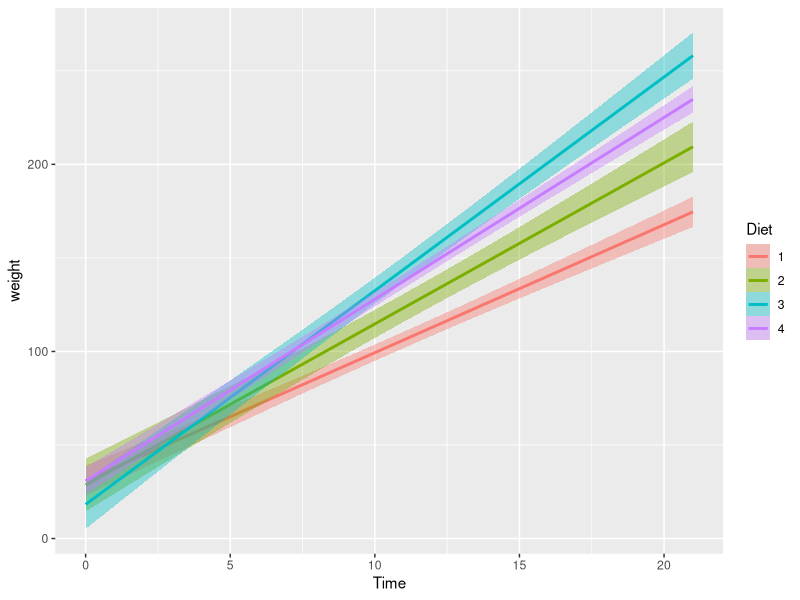

Write the R code that produced this figure.
## ---- chunk 1
knitr::opts_chunk$set(echo = FALSE,warning = FALSE)
library(tidyverse)
## ---- chunk 2
data("ChickWeight")
ggplot(ChickWeight, aes(x=Time,y=weight))+geom_smooth(method="lm",aes(fill=Diet,color=Diet))
